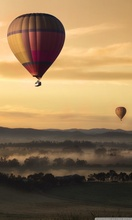
%> input picture Week 10/image.jpg, 132 x 220 px, shrunk from 768 x 1280 before the run
$ octave Class1_TODO_2.m   (GNU Octave 9; MATLAB toolbox functions it lacks are replaced by stand-ins)
%> lines starting %> are read from the running program, lines starting %| are printed output that depends on the picture; in (x1, y1, x2, y2) boxes, pixels count from 0 and x2, y2 are one past the last pixel; in counts of white or black regions, pixels touching at a corner belong together; the program's own positions count from 1

%TODO
%Airthmetic Mean Filter and Geometric Mean Filter
%both do blurring but Geometric do less bluring so less loss

%image read and converting to gray
image = rgb2gray(imread('image.jpg'));
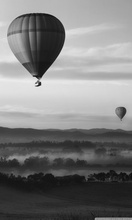
%> image: size 220x132 uint8; min 14, max 246, mean 124.2

%adding noise
noised_image = imnoise(image , 'gaussian');
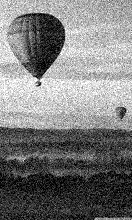
%> noised_image: size 220x132 uint8; min 0, max 255, mean 124.2

[R , C] = size(image);
%> R = 220; C = 132


%printing result
figure; imshow(image); title('Original Image');
figure; imshow(noised_image); title('Noised Image');

%creating resulting images
airthmeticFilterResult = uint8(zeros(R , C));
geometricFilterResult = uint8(zeros(R , C));

%filter size and neighbours selecting
filter_size = 5;

n = round(filter_size/2);

for i = n : 1 : R - (n - 1)
    for j = n : 1 : C - (n - 1)

        %selecting neighbours
        neighbours = noised_image( i - (n - 1) : i + (n -1) , j - (n -1): j+ (n - 1));

        airthmeticFilterResult(i ,j) = (sum(neighbours , 'all') / (filter_size * filter_size));

        %multiplication of neighbours
        [rTemp , cTemp] = size(neighbours);
        mul = 1;

        for k = 1 : 1 : rTemp
            for l = 1 : 1 : cTemp

                mul = mul * neighbours(k,l);
            end
        end

        %placing values
        geometricFilterResult(i , j) = (mul .^ (1/filter_size * filter_size));

    end
end
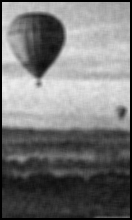
%> airthmeticFilterResult: size 220x132 uint8; min 0, max 238, mean 118
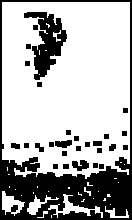
%> geometricFilterResult: size 220x132 uint8; 69.6% white; 28 black regions, largest, box (x1, y1, x2, y2) and area: (0, 0, 132, 220) 6564, (24, 12, 67, 80) 1344, (72, 160, 89, 171) 125

%printing result
figure; imshow(airthmeticFilterResult); title('Airthmetic Mean Filter Result');
figure; imshow(geometricFilterResult); title('Geometric Mean Filter Result');
